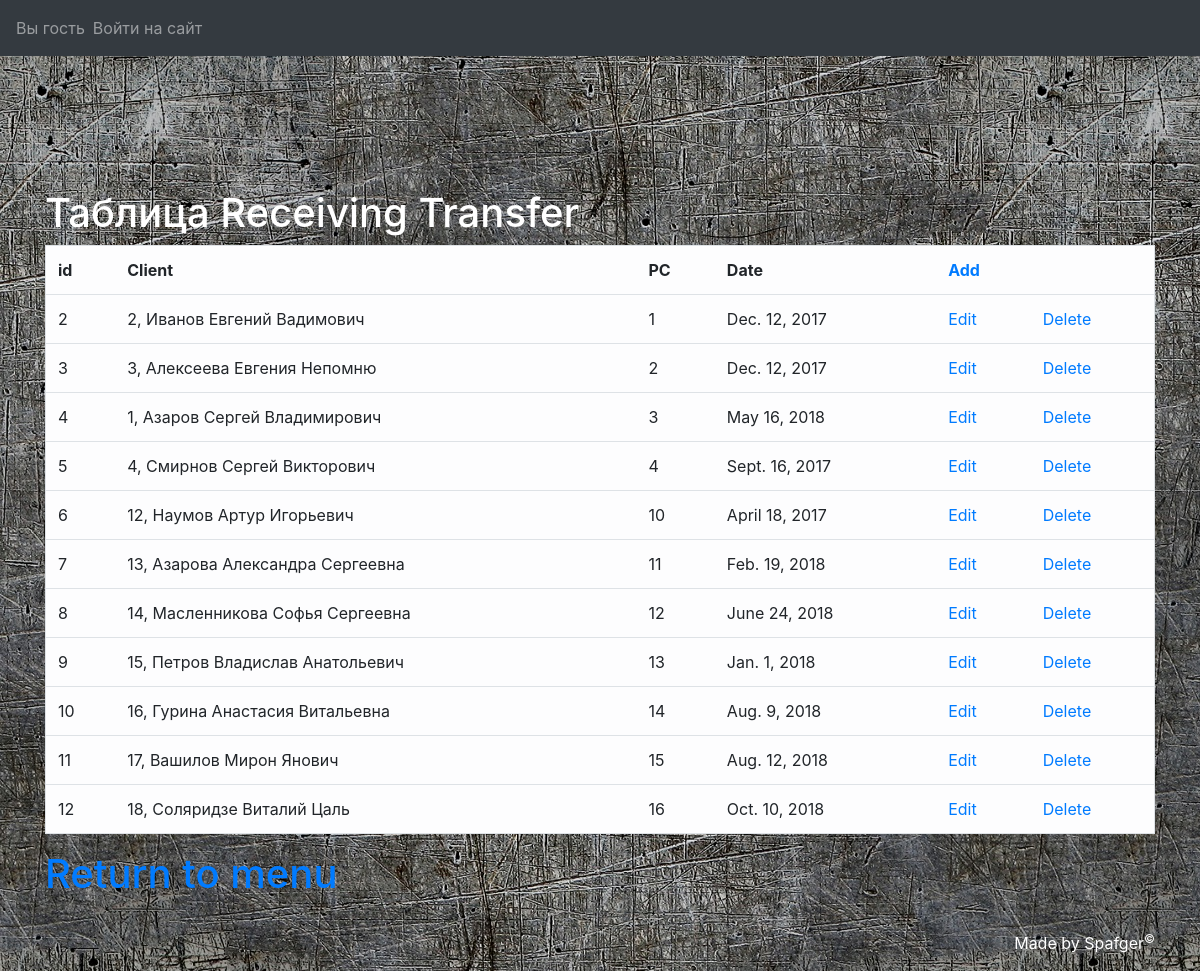
Page /LabaUD/mainmenu/Rest/outrest on the committed database.
### LabaUD/models.py (models this page shows, shortened)
class Receiving_transfer(models.Model):
    id_receivingtransfer = models.AutoField(primary_key=True)
    client_id = models.ForeignKey(Client, on_delete=models.CASCADE)
    pc_id = models.ForeignKey(Pc, on_delete=models.CASCADE)
    date_receive = models.DateField()

class Client(models.Model):
    id_client = models.AutoField(primary_key=True)
    phone_number = models.CharField(max_length=12)
    card_id = models.ForeignKey(Discount, on_delete=models.CASCADE)
    fio_client = models.CharField(max_length=128)
    def __str__(self):
        return str(self.id_client) + ", " + self.fio_client

class Pc(models.Model):
    id_pc = models.AutoField(primary_key=True)
    description_pc = models.CharField(max_length=128)
    def __str__(self):
        return str(self.id_pc)

### LabaUD/views.py (the view)
def outrest(request):
    cur_user = get_user(request)
    rest_list = Receiving_transfer.objects.all()
    return render(request, "bdedit/Rest/outrest.html", locals())

### templates/bdedit/Rest/outrest.html (shortened to what this page needs)
{% extends "base.html" %}
{% block content %}
    <div class="container">
        <h1 style="color: #FFFFFF">Таблица Receiving Transfer</h1>
        <table class="table table-light border table-hover" align="center">
            <tr class="bold_text">
                <td>id</td>
                <td>Client</td>
                <td>PC</td>
                <td>Date</td>
                <td><a href="{% url "add_rest" %}">Add</a></td>
            </tr>
            {% for rest in rest_list %}
                <tr>
                    <td>{{ rest.id_receivingtransfer }}</td>
                    <td>{{ rest.client_id }}</td>
                    <td>{{ rest.pc_id }}</td>
                    <td>{{ rest.date_receive }}</td>
                    <td><a href="{% url "edit_rest" rest.id_receivingtransfer %}">Edit</a></td>
                    <td><a href="{% url "delete_rest" rest.id_receivingtransfer %}">Delete</a></td>
                </tr>
            {% endfor %}
        </table>
        <h1><a href="../../mainmenu">Return to menu</a>
        </h1>
    </div>
{% endblock content %}

### LabaUD/static/css/styles.css (style rules this page uses)
.bold_text { font-weight: bold; }

### rows in the picture
Receiving_transfer: id_receivingtransfer "2", client_id "2, Иванов Евгений Вадимович", pc_id "1", date_receive "Dec. 12, 2017"
Receiving_transfer: id_receivingtransfer "3", client_id "3, Алексеева Евгения Непомню", pc_id "2", date_receive "Dec. 12, 2017"
Receiving_transfer: id_receivingtransfer "4", client_id "1, Азаров Сергей Владимирович", pc_id "3", date_receive "May 16, 2018"
Receiving_transfer: id_receivingtransfer "5", client_id "4, Смирнов Сергей Викторович", pc_id "4", date_receive "Sept. 16, 2017"
Receiving_transfer: id_receivingtransfer "6", client_id "12, Наумов Артур Игорьевич", pc_id "10", date_receive "April 18, 2017"
Receiving_transfer: id_receivingtransfer "7", client_id "13, Азарова Александра Сергеевна", pc_id "11", date_receive "Feb. 19, 2018"
Receiving_transfer: id_receivingtransfer "8", client_id "14, Масленникова Софья Сергеевна", pc_id "12", date_receive "June 24, 2018"
Receiving_transfer: id_receivingtransfer "9", client_id "15, Петров Владислав Анатольевич", pc_id "13", date_receive "Jan. 1, 2018"
Receiving_transfer: id_receivingtransfer "10", client_id "16, Гурина Анастасия Витальевна", pc_id "14", date_receive "Aug. 9, 2018"
Receiving_transfer: id_receivingtransfer "11", client_id "17, Вашилов Мирон Янович", pc_id "15", date_receive "Aug. 12, 2018"
Receiving_transfer: id_receivingtransfer "12", client_id "18, Соляридзе Виталий Цаль", pc_id "16", date_receive "Oct. 10, 2018"
